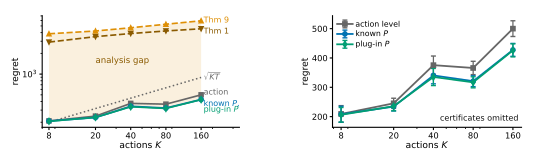

Python code for this plot:
"""Figure 6: algorithm quality against proof conservatism, on one axis.

Reads certificate_gap.npz.  Left panel puts the three measured arms and the two certificates on a
log axis, so the distance between what the method does and what the analysis promises is a
visible vertical gap rather than something the reader assembles from two tables.  Right panel
drops the certificates and rescales, which is the only way to see that known P and the plug-in are
on top of one another while the action baseline separates as K grows.

Sizing.  Saved WITHOUT bbox_inches="tight" so the on-page scale is exactly 1.0 at \\textwidth.
"""
import numpy as np
import matplotlib
matplotlib.use("Agg")
import matplotlib.pyplot as plt
from matplotlib.ticker import NullFormatter, ScalarFormatter

from pathlib import Path as _Path
_CODE = _Path(__file__).resolve().parent.parent.parent / "code"

C = np.load(_CODE / "certificate_gap.npz")
K = C["K"]

FIG_W, FIG_H = 5.5, 1.66
fig = plt.figure(figsize=(FIG_W, FIG_H))
axL = fig.add_axes([0.075, 0.230, 0.360, 0.675])
axR = fig.add_axes([0.605, 0.230, 0.345, 0.675])

# ---- left: everything, log scale
axL.fill_between(K, C["plugin"], C["thm9"], color="#DE8F05", alpha=0.13, lw=0, zorder=1)
axL.plot(K, C["thm9"], "^--", color="#DE8F05", ms=3.0, lw=1.2, label="Thm 9 certificate", zorder=3)
axL.plot(K, C["thm1"], "v--", color="#8a5a00", ms=3.0, lw=1.2, label="Thm 1 certificate", zorder=3)
axL.plot(K, C["sqrtKT"], ":", color="#666666", lw=1.1, label=r"$\sqrt{KT}$", zorder=2)
axL.plot(K, C["action"], "s-", color="#666666", ms=3.0, lw=1.2, label="action level", zorder=4)
axL.plot(K, C["known"], "o-", color="#0173B2", ms=3.2, lw=1.3, label="known $P$", zorder=5)
axL.plot(K, C["plugin"], "d-", color="#029E73", ms=3.0, lw=1.2, label="plug-in $P$", zorder=5)
axL.set_xscale("log"); axL.set_yscale("log")
axL.set_xticks(list(K)); axL.xaxis.set_major_formatter(ScalarFormatter())
axL.xaxis.set_minor_formatter(NullFormatter())
axL.set_xlabel("actions $K$", fontsize=6.6, labelpad=0.8)
axL.set_ylabel("regret", fontsize=6.6, labelpad=1.5)
axL.tick_params(labelsize=6.0, length=2, pad=1.5, which="major")
axL.tick_params(length=1.2, which="minor")
# direct labels, since a legend here lands on top of the measured bundle
axL.text(20, 1450, "analysis gap", fontsize=6.2, color="#8a5a00")
axL.text(168, C["thm9"][-1] * 1.02, "Thm 9", fontsize=5.8, color="#DE8F05", va="center")
axL.text(168, C["thm1"][-1] * 0.92, "Thm 1", fontsize=5.8, color="#8a5a00", va="center")
axL.text(168, C["sqrtKT"][-1], r"$\sqrt{KT}$", fontsize=5.8, color="#666666", va="center")
axL.text(168, C["action"][-1] * 1.09, "action", fontsize=5.8, color="#666666", va="center")
axL.text(168, C["plugin"][-1] * 0.86, "known $P$,", fontsize=5.8, color="#0173B2", va="center")
axL.text(168, C["plugin"][-1] * 0.70, "plug-in $P$", fontsize=5.8, color="#029E73", va="center")
axL.set_xlim(7.0, 340)
for sp in ("top", "right"):
    axL.spines[sp].set_visible(False)

# ---- right: the measured arms only
for key, lab, colour, mk in (("action", "action level", "#666666", "s"),
                             ("known", "known $P$", "#0173B2", "o"),
                             ("plugin", "plug-in $P$", "#029E73", "d")):
    axR.errorbar(K, C[key], yerr=C[key + "_se"], fmt=mk + "-", color=colour, ms=3.1, lw=1.3,
                 elinewidth=0.9, capsize=1.8, label=lab, zorder=4)
axR.set_xscale("log")
axR.set_xticks(list(K)); axR.xaxis.set_major_formatter(ScalarFormatter())
axR.xaxis.set_minor_formatter(NullFormatter())
axR.set_xlabel("actions $K$", fontsize=6.6, labelpad=0.8)
axR.set_ylabel("regret", fontsize=6.6, labelpad=1.5)
axR.tick_params(labelsize=6.0, length=2, pad=1.5, which="major")
axR.tick_params(length=1.2, which="minor")
axR.legend(fontsize=5.6, frameon=False, loc="upper left", handletextpad=0.35,
           borderaxespad=0.2, labelspacing=0.22)
axR.text(0.98, 0.06, "certificates omitted", transform=axR.transAxes, ha="right",
         fontsize=5.8, color="#111111")
for sp in ("top", "right"):
    axR.spines[sp].set_visible(False)

assert axL.get_position().y0 >= 0.20, "x labels need room"
worst = 100 * float(np.abs(C["plugin"] / C["known"] - 1).max())
r1, r9 = C["thm1"] / C["plugin"], C["thm9"] / C["plugin"]
print(f"wrote fig6.pdf | known vs plug-in worst gap {worst:.2f}%, "
      f"Thm 1 {r1.min():.1f}-{r1.max():.1f}x, Thm 9 {r9.min():.1f}-{r9.max():.1f}x above the "
      f"measured plug-in")
fig.savefig("fig6.pdf")
